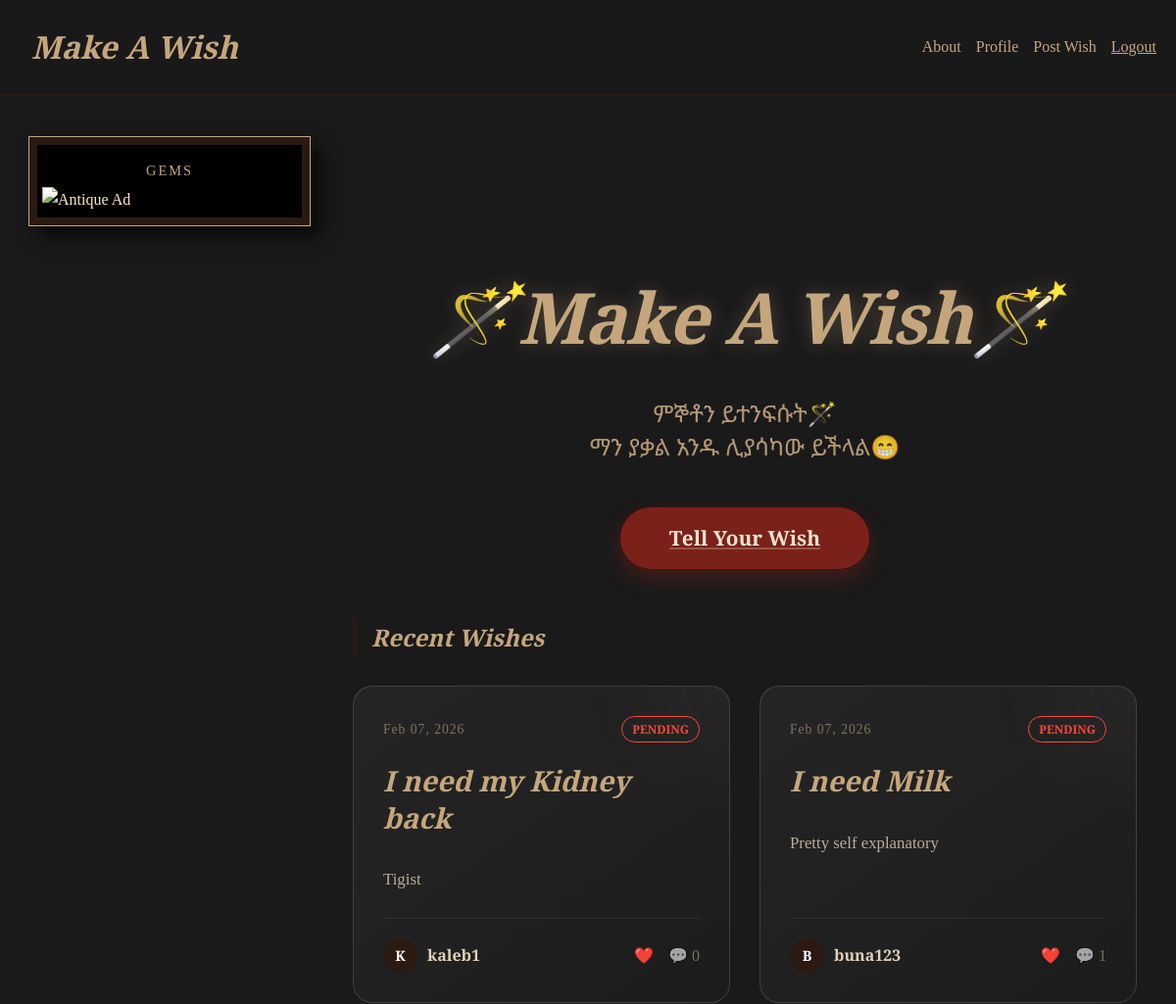
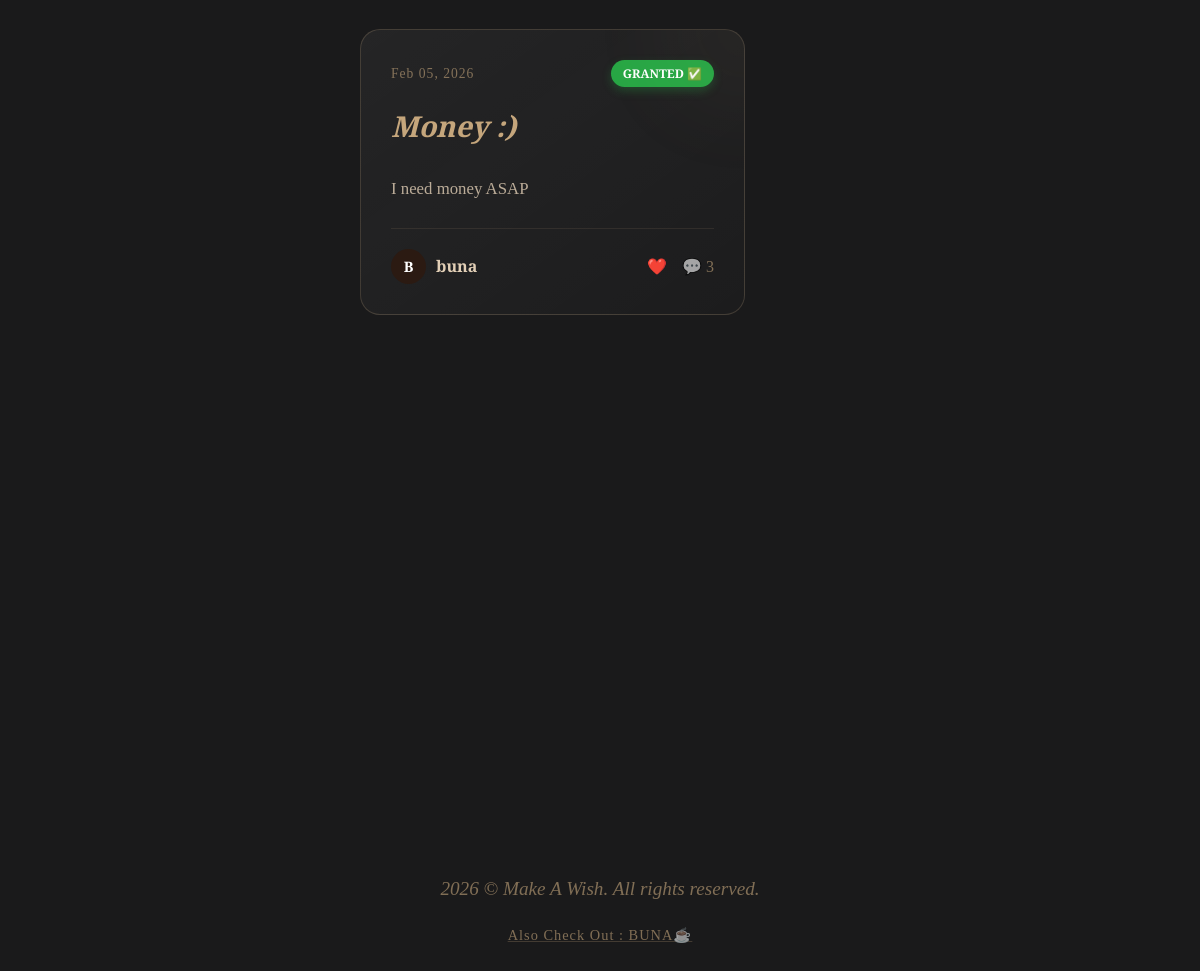
The page / (signed in) on the database its author committed (2 pictures, top to bottom).
### wishes/models.py (models this page shows, shortened)
class Wish(models.Model):
    title = models.CharField(max_length=50)
    description = models.TextField()
    created_at = models.DateTimeField(default=timezone.now)
    is_granted = models.BooleanField(default=False, verbose_name="Granted")
    phone_number = models.CharField(
        max_length=20,
        blank=True,
        null=True,
        help_text="Optional"
    )
    bank_account = models.CharField(
        max_length=50,
        blank=True,
        null=True,
        help_text="Optional"
    )
    bank_name = models.CharField(
        max_length=100,
        blank=True,
        null=True,
    )
    user = models.ForeignKey(CustomUser, on_delete=models.CASCADE, related_name='wishes')

### accounts/models.py (models this page shows, shortened)
class CustomUser(AbstractUser):
    bio = models.TextField(blank=True)
    profile_picture_url = models.URLField(
        max_length=500,
        blank=True,
        null=True,
        help_text="Optional: Paste a direct image URL (e.g. from Imgur or Google)"
    )

### wishes/views.py (the view)
# urls.py: path('', WishListView.as_view(template_name='home.html'), name='home'),
class WishListView(ListView):
    model = Wish
    template_name = 'wishes/wish_list.html'
    context_object_name = 'wishes'
    ordering = ['-created_at']           # newest first

### templates/home.html (shortened to what this page needs)
{% extends 'base.html' %}
{% load static %}
{% block content %}
<div style="text-align:center; margin: 0 auto 50px; padding-top: 0;">
    <h1 style="font-size:4.5rem; margin-bottom:5px; color: var(--faded-gold); text-shadow: 0 0 20px rgba(210, 180, 140, 0.3); letter-spacing: -1px;">
        🪄Make A Wish🪄
    </h1>
    <p style="font-size:1.5rem; color: var(--faded-gold); opacity: 0.9; line-height: 1.4; font-family: 'Noto Sans Ethiopic', sans-serif;">
        ምኞቶን ይተንፍሱት🪄<br>
        ማን ያቃል አንዱ ሊያሳካው ይችላል😁
    </p>
    {% if user.is_authenticated %}
        <a href="{% url 'wishes:create' %}" class="btn" style="font-size:1.3rem; padding:15px 50px; margin-top:20px; border-radius: 50px; box-shadow: 0 10px 20px rgba(122, 33, 26, 0.4); display: inline-block; transition: 0.3s;">
            Tell Your Wish
        </a>
    {% endif %}
</div>
<div style="max-width: 1300px; margin: 0 auto; padding: 0 20px;">
    <h2 style="text-align:left; margin-bottom: 30px; font-family: 'Playfair Display', serif; color: var(--faded-gold); border-left: 4px solid var(--wood); padding-left: 15px;">
        Recent Wishes
    </h2>
    {% if wishes %}
        <div style="display: grid; grid-template-columns: repeat(auto-fill, minmax(350px, 1fr)); gap: 30px;">
            {% for wish in wishes %}
                <div class="wish-item" style="position: relative; background: linear-gradient(145deg, rgba(255,255,255,0.05) 0%, rgba(255,255,255,0.01) 100%); border: 1px solid rgba(210, 180, 140, 0.2); border-radius: 20px; padding: 30px; transition: all 0.4s cubic-bezier(0.175, 0.885, 0.32, 1.275); display: flex; flex-direction: column; overflow: hidden;">
                    <div style="position: absolute; top: -50px; right: -50px; width: 100px; height: 100px; background: var(--faded-gold); filter: blur(60px); opacity: 0.1;"></div>
                    <div style="display: flex; justify-content: space-between; align-items: center; margin-bottom: 20px;">
                        <span style="color: var(--faded-gold); font-size: 0.85rem; letter-spacing: 1px; opacity: 0.6;">
                            {{ wish.created_at|date:"M d, Y" }}
                        </span>
                        {% if wish.is_granted %}
                            <span style="background: #28a745; color: white; padding: 4px 12px; border-radius: 50px; font-size: 0.75rem; font-weight: 800; box-shadow: 0 4px 10px rgba(40, 167, 69, 0.3);">GRANTED ✅</span>
                        {% else %}
                            <span style="border: 1px solid #fb4934; color: #fb4934; padding: 3px 10px; border-radius: 50px; font-size: 0.75rem; font-weight: 800;">PENDING</span>
                        {% endif %}
                    </div>
                    <h3 style="margin: 0 0 15px 0; line-height: 1.3;">
                        <a href="{% url 'wishes:detail' wish.pk %}" style="color: var(--faded-gold); text-decoration: none; font-size: 1.8rem; font-family: 'Playfair Display', serif; display: block;">
                            {{ wish.title }}
                        </a>
                    </h3>
                    <p style="color: var(--parchment); opacity: 0.8; line-height: 1.6; font-size: 1.05rem; margin-bottom: 25px;">
                        {{ wish.description|truncatewords:20 }}
                    </p>
                    <div style="margin-top: auto; display: flex; justify-content: space-between; align-items: center; padding-top: 20px; border-top: 1px solid rgba(210, 180, 140, 0.1);">
                        <div style="display: flex; align-items: center; gap: 10px;">
                            <div style="width: 35px; height: 35px; background: var(--wood); border-radius: 50%; display: flex; align-items: center; justify-content: center; color: white; font-weight: bold; font-size: 0.9rem;">
                                {{ wish.user.username|slice:":1"|upper }}
                            </div>
                            <span style="color: var(--parchment); font-weight: bold;">{{ wish.user.username }}</span>
                        </div>
                        <div style="display: flex; gap: 15px;">
                            <span style="color: var(--faded-gold); font-weight: bold;">❤️ {{ wish.like_count }}</span>
                            <span style="color: var(--faded-gold); opacity: 0.6;">💬 {{ wish.comments.count }}</span>
                        </div>
                    </div>
                </div>
            {% endfor %}
        </div>
    {% else %}
        <div style="text-align:center; padding: 100px 0;">
            <p style="color: var(--parchment); opacity: 0.5; font-size: 1.5rem; font-style: italic;">
                The ledger is empty. Start the magic...
            </p>
        </div>
    {% endif %}
</div>
{% endblock %}

### templates/base.html (style rules this page uses)
:root { --wood: #2b1a12; --parchment: #e2cfb6; --dark-ink: #1a1a1b; --faded-gold: #c5a67c; }
body { background-color: var(--dark-ink); background-image: url("https://www.transparenttextures.com/patterns/dark-wood.png"); color: var(--parchment); font-family: 'Crimson Text', serif; line-height: 1.6; margin: 0; padding: 0; }
h1, .navbar-brand { font-family: 'Playfair Display', serif; color: var(--faded-gold); font-weight: 700; font-style: italic; margin-bottom: 0em; text-transform: capitalize; }
h1 { font-size: 4rem; letter-spacing: 0px; text-align: center; }
h2, h3 { font-family: 'Playfair Display', serif; font-style: italic; color: var(--faded-gold); }
a { color: var(--faded-gold); text-decoration: underline; text-decoration-color: rgba(197, 166, 124, 0.4); transition: 0.3s; }
.btn { background: #7a211a; color: #f1e4d1; border: 1px solid #3d100d; padding: 12px 28px; font-family: 'Playfair Display', serif; font-weight: bold; font-size: 1.1rem; cursor: pointer; box-shadow: 3px 3px 8px rgba(0,0,0,0.4); transition: 0.2s; }

### rows shown on the page
Wish: created_at "Feb 07, 2026", is_granted "PENDING", title "I need my Kidney back", description "Tigist", user.username "K", user.username "kaleb1", comments.count "0"
Wish: created_at "Feb 07, 2026", is_granted "PENDING", title "I need Milk", description "Pretty self explanatory", user.username "B", user.username "buna123", comments.count "1"
Wish: created_at "Feb 05, 2026", is_granted "GRANTED ✅", title "Money :)", description "I need money ASAP", user.username "B", user.username "buna", comments.count "3"
